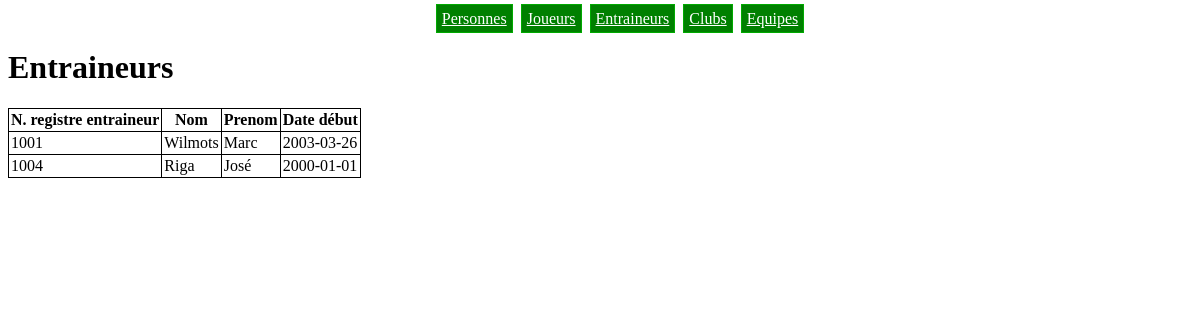
/entraineurs.php, run on the app's committed database.
### tables this page shows
CREATE TABLE IF NOT EXISTS Entraineur (
  n_registre_entraineur BIGINT PRIMARY KEY,
  date_debut            DATE   NOT NULL,
  FOREIGN KEY (n_registre_entraineur) REFERENCES Personne(n_registre)
);

CREATE TABLE IF NOT EXISTS Personne (
  n_registre  BIGINT       PRIMARY KEY,
  nom         VARCHAR(50)  NOT NULL,
  prenom      VARCHAR(50)  NOT NULL,
  nationalite VARCHAR(50)  NOT NULL,
  rue         VARCHAR(200) NOT NULL,
  numero      INT          NOT NULL,
  code_postal INT          NOT NULL,
  localite    VARCHAR(50)  NOT NULL
);

### entraineurs.php (the view)
<?php include 'header.php' ?>
<h1>Entraineurs</h1>
<table>
  <tr>
    <th>N. registre entraineur</th>
    <th>Nom</th>
    <th>Prenom</th>
    <th>Date début</th>
  </tr>
  <?php
  $req = $bdd->query('SELECT Entraineur.n_registre_entraineur, Personne.nom, Personne.prenom, Entraineur.date_debut
                      FROM Entraineur JOIN Personne
                      ON Personne.n_registre = Entraineur.n_registre_entraineur');
  while($tuple = $req->fetch()){
    ?>
    <tr>
      <td><?php echo $tuple['n_registre_entraineur'] ?></td>
      <td><?php echo $tuple['nom'] ?></td>
      <td><?php echo $tuple['prenom'] ?></td>
      <td><?php echo $tuple['date_debut'] ?></td>
    </tr>
    <?php
  }
  ?>
</table>
<?php include 'footer.php' ?>

### style.css (style rules this page uses)
table { border-collapse: collapse; border-spacing: 0; }
th, td { border: 1px #000000 solid; padding: 2px; }

### data on the page
entraineur: n_registre_entraineur "1001", n_registre_entraineur.nom "Wilmots", n_registre_entraineur.prenom "Marc", date_debut "2003-03-26"
entraineur: n_registre_entraineur "1004", n_registre_entraineur.nom "Riga", n_registre_entraineur.prenom "José", date_debut "2000-01-01"
